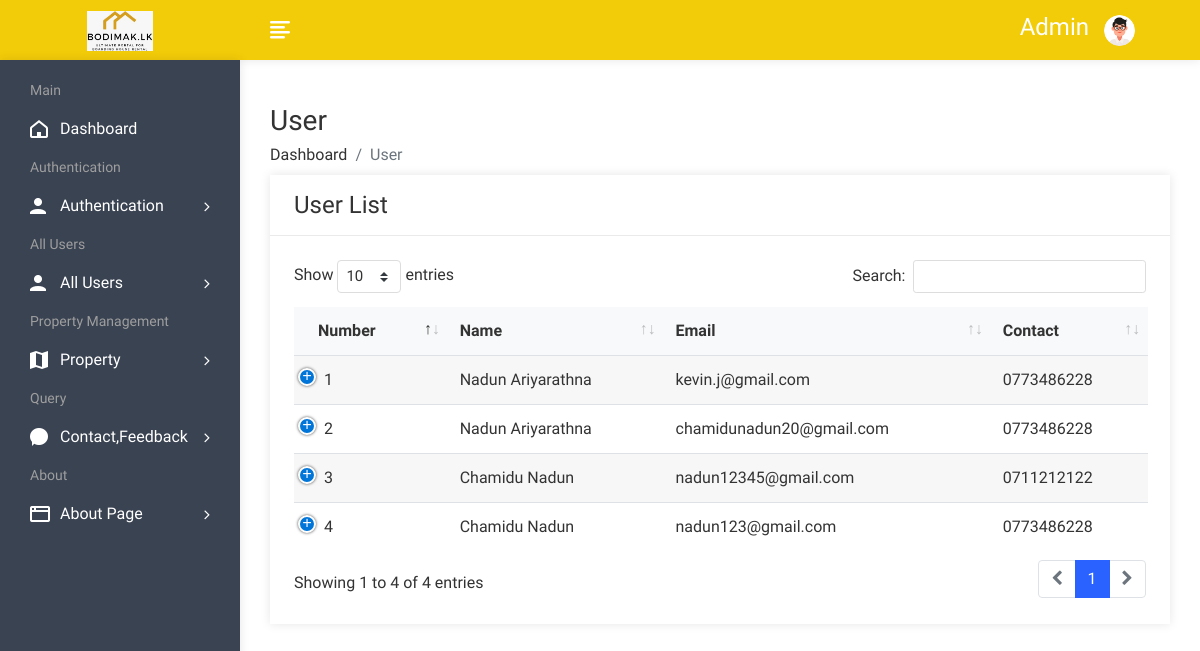
Page /admin/userlist.php (signed in) on the committed database.
### tables this page shows
CREATE TABLE `user` (
  `uid` int(50) NOT NULL,
  `uname` varchar(100) NOT NULL,
  `uemail` varchar(100) NOT NULL,
  `uphone` varchar(20) NOT NULL,
  `upass` varchar(50) NOT NULL,
  `uimage` varchar(300) NOT NULL
);

### admin/userlist.php (the view, shortened to what this page needs)
<!DOCTYPE html>
<html lang="en">
<head>
        <link rel="stylesheet" href="assets/css/bootstrap.min.css">
        <link rel="stylesheet" href="assets/css/font-awesome.min.css">
        <link rel="stylesheet" href="assets/css/feathericon.min.css">
		<link rel="stylesheet" href="assets/plugins/datatables/dataTables.bootstrap4.min.css">
		<link rel="stylesheet" href="assets/plugins/datatables/responsive.bootstrap4.min.css">
		<link rel="stylesheet" href="assets/plugins/datatables/select.bootstrap4.min.css">
		<link rel="stylesheet" href="assets/plugins/datatables/buttons.bootstrap4.min.css">
        <link rel="stylesheet" href="assets/css/style.css">
    <body>
				<?php include("header.php"); ?>
            <div class="page-wrapper">
                <div class="content container-fluid">
					<div class="page-header">
						<div class="row">
							<div class="col">
								<h3 class="page-title">User</h3>
								<ul class="breadcrumb">
									<li class="breadcrumb-item"><a href="dashboard.php">Dashboard</a></li>
									<li class="breadcrumb-item active">User</li>
								</ul>
							</div>
						</div>
					</div>
					<div class="row">
						<div class="col-sm-12">
							<div class="card">
								<div class="card-header">
									<h4 class="card-title">User List</h4>
								</div>
								<div class="card-body">
									<table id="basic-datatable" class="table table-striped dt-responsive nowrap">
                                            <thead>
                                                <tr>
													<th>Number</th>
                                                    <th>Name</th>
                                                    <th>Email</th>
                                                    <th>Contact</th>
                                                </tr>
                                            </thead>
                                            <tbody>
											<?php
												$query=mysqli_query($con,"SELECT * from user");
												$cnt=1;
												while($row=mysqli_fetch_row($query))
													{
											?>
                                                <tr>
                                                    <td><?php echo $cnt; ?></td>
                                                    <td><?php echo $row['1']; ?></td>
                                                    <td><?php echo $row['2']; ?></td>
                                                    <td><?php echo $row['3']; ?></td>
                                                </tr>
                                                <?php
												$cnt=$cnt+1;
												}
												?>
                                            </tbody>
                                        </table>
								</div>
							</div>
						</div>
					</div>
				</div>
			</div>
    </body>
</html>

### rows in the picture
user: uname "Nadun Ariyarathna", uemail "kevin.j@gmail.com", uphone "0773486228"
user: uname "Nadun Ariyarathna", uemail "chamidunadun20@gmail.com", uphone "0773486228"
user: uname "Chamidu Nadun", uemail "nadun12345@gmail.com", uphone "0711212122"
user: uname "Chamidu Nadun", uemail "nadun123@gmail.com", uphone "0773486228"

### other values in the picture
$_SESSION['auser'] "Admin"
